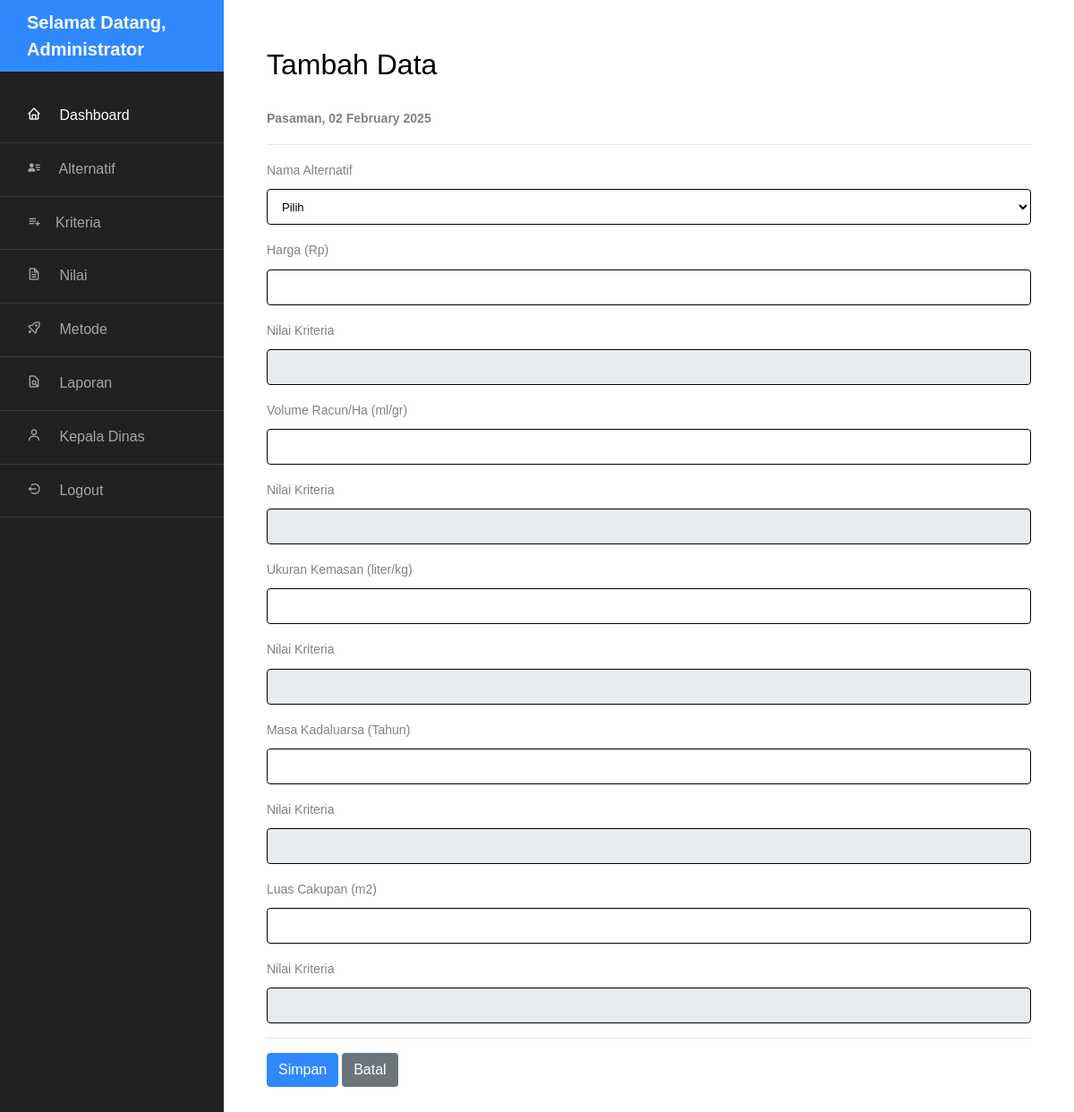
/admin/nilai-simpan.php (signed in), run on the app's committed database.
### tables this page shows
CREATE TABLE `tbl_akun` (
  `id_akun` int NOT NULL,
  `nama_lengkap` varchar(50) NOT NULL,
  `username` varchar(50) NOT NULL,
  `password` varchar(30) NOT NULL,
  `role` enum('admin','kepala_dinas') NOT NULL DEFAULT 'admin'
);

CREATE TABLE `tbl_kriteria` (
  `id_kriteria` int NOT NULL,
  `nama_kriteria` varchar(50) NOT NULL,
  `bobot_kriteria` double NOT NULL,
  `tipe_kriteria` varchar(10) NOT NULL
);

### admin/nilai-simpan.php (the view, shortened to what this page needs)
<?php
include "../assets/conn/config.php";
include "header.php"; ?>
<h2 class="mb-4">Tambah Data</h2>
<?php
echo "<b>Pasaman, " . strftime('%d %B %Y') . "</b>";
?>
<hr>
<form action="nilai-simpan.php?aksi=simpan" method="post">
    <div class="form-group">
        <label>Nama Alternatif</label>
        <select name="id_alternatif" class="form-control">
            <option selected disabled>Pilih</option>
        </select>
    </div>
    <?php
    $dkr = "SELECT * FROM tbl_kriteria ORDER BY id_kriteria";
    $b = $conn->query($dkr);
    while ($k = $b->fetch_assoc()) {
        $idK = $k['id_kriteria'];
        $nmK = $k['nama_kriteria'];
        echo "
        <div class='form-group'>
            <label>$nmK</label>
            <input type='number' class='form-control mb-3' id='input_$idK' name='$idK' oninput='updateNilaiKriteria($idK)'>
            <label>Nilai Kriteria</label>
            <input type='number' class='form-control mb-3' id='nilai_$idK' name='nilai_kriteria_$idK' readonly>
        </div>";
    }
    ?>
    <hr>
    <input type="submit" value="Simpan" class="btn btn-primary">
    <a href="nilai.php" class="btn badge-secondary">Batal</a>
</form>

### admin/header.php (shortened to what this page needs)
<?php
include "../assets/conn/config.php";
$query = "SELECT * FROM tbl_akun WHERE id_akun='$_SESSION[id_akun]'";
$stm = $conn->query($query);
$row = $stm->fetch_assoc();
?>
<!doctype html>
<html lang="en">
<head>
    <link rel="stylesheet" href="../assets/sidebar/css/style.css">
    <link href='https://unpkg.com/boxicons@2.1.4/css/boxicons.min.css' rel='stylesheet'>
</head>
<body>
    <div class="wrapper d-flex align-items-stretch">
        <nav id="sidebar">
            <div class="custom-menu">
                <button type="button" id="sidebarCollapse" class="btn btn-primary">
                </button>
            </div>
            <h1><a href="index.html" class="logo">Selamat Datang, <?= $row['nama_lengkap'] ?></a></h1>
            <ul class="list-unstyled components mb-5">
                <li class="active">
                    <a href="index.php"><i class="bx bx-home mr-3"></i> Dashboard</a>
                </li>
                <li>
                    <a href="alternatif.php"><i class='bx bxs-user-detail mr-3'></i> Alternatif</a>
                </li>
                <li>
                    <a href="kriteria.php"><i class='bx bx-list-plus mr-3'></i>Kriteria</a>
                </li>
                <li>
                    <a href="nilai.php"><i class='bx bx-file mr-3'></i> Nilai</a>
                </li>
                <li>
                    <a href="metode.php"><i class='bx bx-rocket mr-3'></i> Metode</a>
                </li>
                <li>
                    <a href="laporan.php" target="_blank"><i class='bx bx-file-find mr-3'></i> Laporan</a>
                </li>
                <li>
                <a href="form_kepala_dinas.php" target="_blank"><i class='bx bx-user mr-3'></i> Kepala Dinas</a>
                </li>
                <li>
                    <a href="logout.php"><i class='bx bx-log-out-circle mr-3'></i> Logout</a>
                </li>
            </ul>
        </nav>
        <div id="content" class="p-4 p-md-5 pt-5">
</body>
</html>

### admin/header.php (style rules this page uses)
.form-control { border: 1px solid; }

### data on the page
tbl_akun: nama_lengkap "Administrator"
tbl_kriteria: nama_kriteria "Harga (Rp)"
tbl_kriteria: nama_kriteria "Volume Racun/Ha (ml/gr)"
tbl_kriteria: nama_kriteria "Ukuran Kemasan (liter/kg)"
tbl_kriteria: nama_kriteria "Masa Kadaluarsa (Tahun)"
tbl_kriteria: nama_kriteria "Luas Cakupan (m2)"

### other printed values
strftime('%d %B %Y') "02 February 2025"
